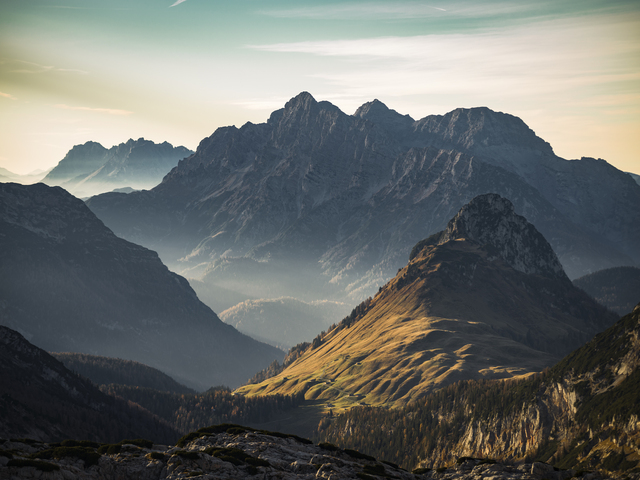
%> input picture mountain.jpg, 640 x 480 px
$ octave proyecto.m   (GNU Octave 9; MATLAB toolbox functions it lacks are replaced by stand-ins)
%> lines starting %> are read from the running program, lines starting %| are printed output that depends on the picture
clc;
close all;
clear ;
warning off all;
imagen_dir="mountain.jpg";
% [6 lines of commented-out code are left out]
imagen = imread(imagen_dir);
%> imagen is the input picture: size 480x640x3 uint8; mean R, G, B 106.7, 110, 107.4
%tipodeimagen=['PLaya'];
%GUI_Proyecto(GUI,tipodeimagen);
% Cambiar el tamaño de las colonias a 4x4
imagen_colonias = imagen;

for c = 1:3
    capa = imagen(:,:,c);

    [m, n] = size(capa);
    num_filas = floor(m/4);
    num_columnas = floor(n/4);

    for i = 1:num_filas
        for j = 1:num_columnas
            colonia = capa((i-1)*4+1:i*4, (j-1)*4+1:j*4);
            promedio = mean(colonia, 'all');
            capa((i-1)*4+1:i*4, (j-1)*4+1:j*4) = promedio;
        end
    end

    imagen_colonias(:,:,c) = capa;
end
%> this loop made 3 passes
%> pass 1, `capa = imagen(:,:,c);`:
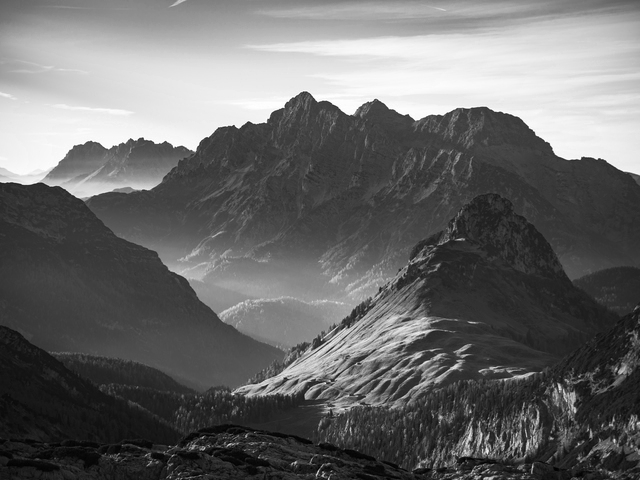
%> capa: size 480x640 uint8; min 0, max 255, mean 106.7
%> pass 2, `capa = imagen(:,:,c);`:
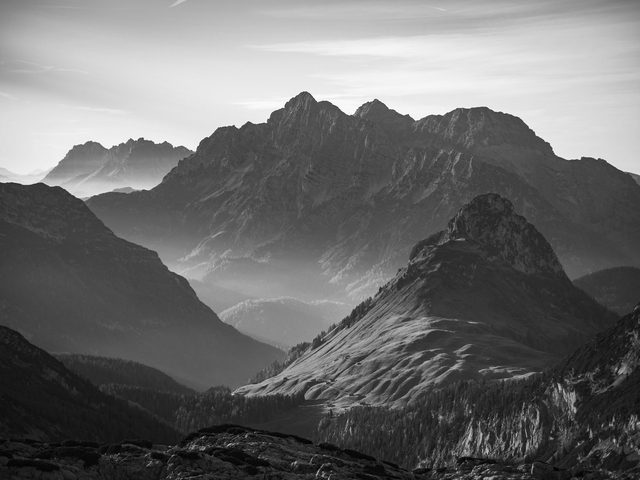
%> capa: size 480x640 uint8; min 0, max 255, mean 110
%> pass 3, `capa = imagen(:,:,c);`:
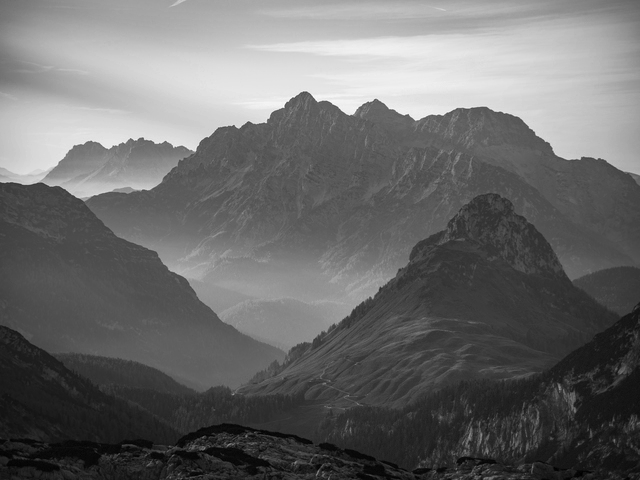
%> capa: size 480x640 uint8; min 0, max 255, mean 107.4
%> after the loop:
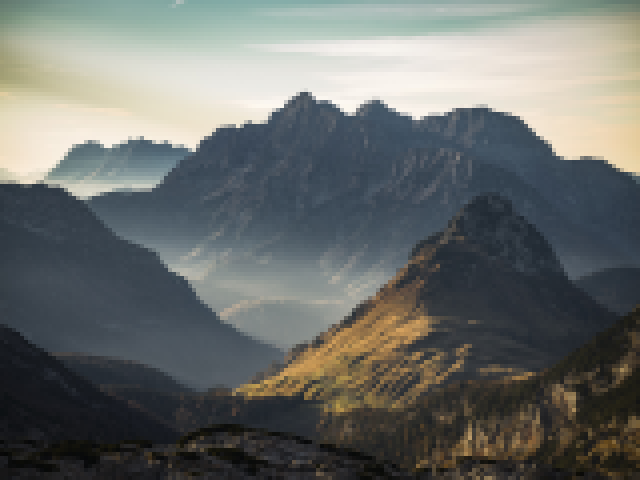
%> imagen_colonias: size 480x640x3 uint8; mean R, G, B 106.7, 110, 107.4; mean of the top-left, top-right, bottom-left and bottom-right quarters 155.7, 144.6, 68.4, 63.6

% Aplicar un filtro de ruido y suavizado a cada capa RGB
imagen_filt_suav = imagen_colonias;

for c = 1:3
    capa = imagen_colonias(:,:,c);

    % Aplicar un filtro de ruido a la capa
    capa_filtrada = medfilt2(capa);

    % Aplicar suavizado a la capa filtrada
    h = fspecial('gaussian', [5 5], 1); % Filtro gaussiano
    capa_suavizada = imfilter(capa_filtrada, h);

    % Actualizar la capa en la imagen filtrada y suavizada
    imagen_filt_suav(:,:,c) = capa_suavizada;
end
%> this loop made 3 passes
%> pass 1, `capa = imagen_colonias(:,:,c);`:
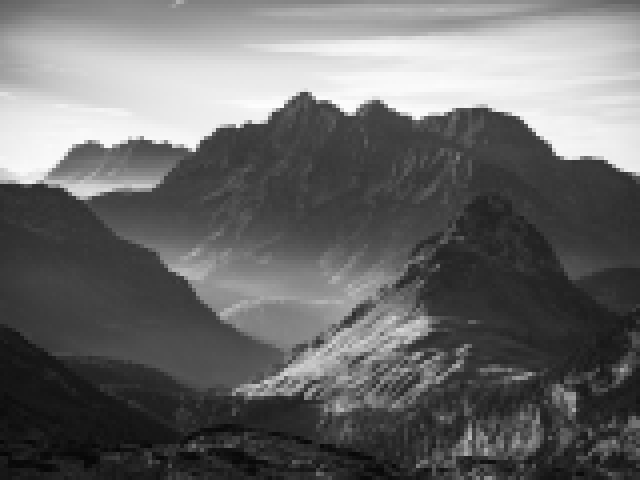
%> capa: size 480x640 uint8; min 6, max 253, mean 106.7
%> pass 2, `capa = imagen_colonias(:,:,c);`:
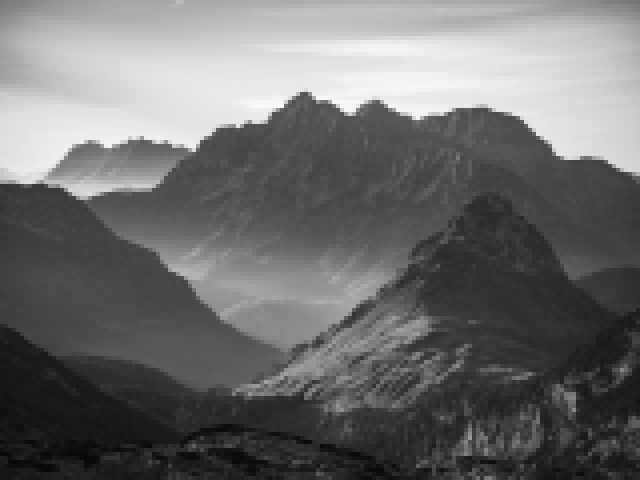
%> capa: size 480x640 uint8; min 7, max 248, mean 110

% Convertir la imagen filtrada y suavizada a escala de grises
imagen_gris = rgb2gray(imagen_filt_suav);

% Aplicar el algoritmo de Canny para detectar los bordes
p_de_playa=0;
V_de_volcan=0;

%> (the run ends here)

$ run again, with CAMPO.jpg copied over mountain.jpg
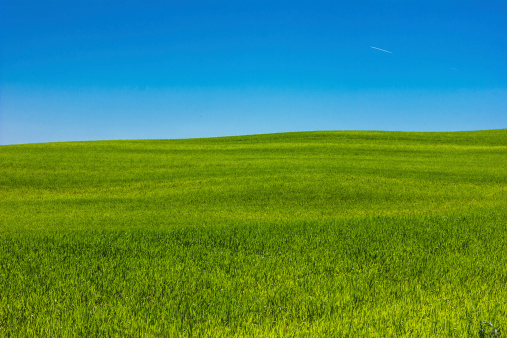
%> input picture CAMPO.jpg, 507 x 338 px
%> imagen is the input picture: size 338x507x3 uint8; mean R, G, B 75.3, 139.4, 90.4
%> the loop `for c = 1:3` made 3 passes
%> pass 1, `capa = imagen_colonias(:,:,c);`:
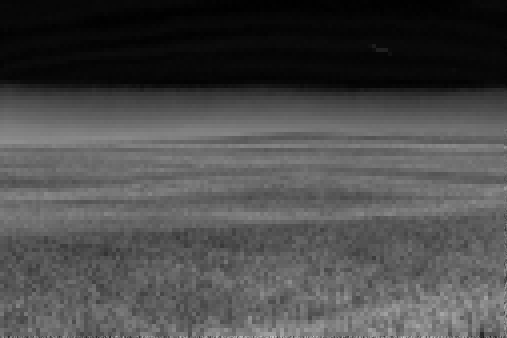
%> capa: size 338x507 uint8; min 1, max 202, mean 75.3
%> `imagen_gris = rgb2gray(imagen_filt_suav);`:
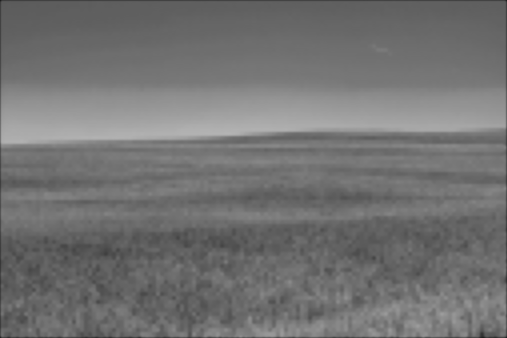
%> imagen_gris: size 338x507 uint8; min 30, max 180, mean 114.3
